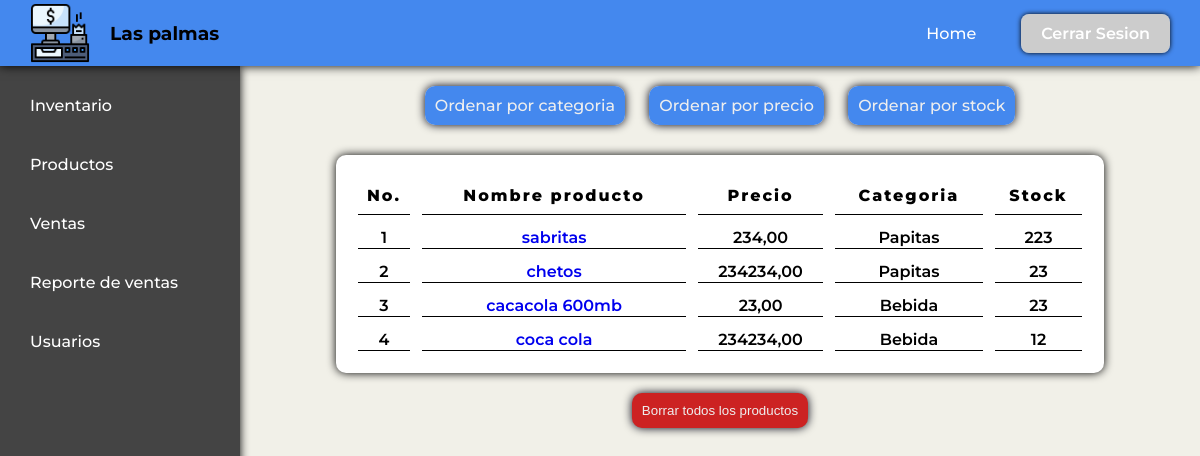
The app's page /inventory/?orden=stock (signed in) with its own data.
### productos/models.py (models this page shows, shortened)
class Producto(models.Model):
    id_unico = models.UUIDField(default=uuid.uuid4, editable=False, unique=True)
    categoria = models.CharField(max_length=100)
    nombre = models.CharField(max_length=200, unique=True)
    precio = models.DecimalField(max_digits=10, decimal_places=2)
    stock = models.IntegerField()
    descripcion = models.TextField(blank=True, null=True)

### core/views.py (the view)
# urls.py: path('inventory/', views.inventory, name='inventory'),
@login_required
def inventory(request):
    orden = request.GET.get('orden', 'nombre')
    if orden == 'precio':
        productos = Producto.objects.all().order_by('precio')  # Orden ascendente
    elif orden == 'categoria':
        productos = Producto.objects.all().order_by('categoria')
    elif orden == 'stock':
        productos = Producto.objects.all().order_by('-stock')  # Orden descendente
    else:
        productos = Producto.objects.all()
    return render(request, 'core/inventory.html', {'productos':productos})

### core/templates/core/inventory.html (shortened to what this page needs)
{% extends 'core/base.html' %}
{% load static %}
{% block css-styles %}
    <link rel="stylesheet" href="{% static 'core/css/inventory-style.css' %}">
{% endblock css-styles %}
{% block content %}
<div class="buttons-container">
  <form action="{% url 'inventory' %}" method="get">
    <a href="?orden=categoria" class="btn-ordenamiento">Ordenar por categoria</a>
    <a href="?orden=precio" class="btn-ordenamiento"> Ordenar por precio</a>
    <a href="?orden=stock" class="btn-ordenamiento">Ordenar por stock</a>
  </form>
</div>
<div class="main-box">
  <div class="table-container">
      <table class="table">
        <thead>
            <tr>
              <th>No.</th>
              <th>Nombre producto</th>
              <th>Precio </th>
              <th>Categoria</th>
              <th>Stock</th>
            </tr>
        </thead>
        <tbody>
          {% for producto in productos %}
            <tr>
              <td>{{ forloop.counter }}</td>
              <td><a href="{% url 'modify_product' producto.id_unico %}">{{producto.nombre}}</a></td>
              <td>{{producto.precio}}</td>
              <td>{{producto.categoria}}</td>
              <td>{{producto.stock}}</td>
            </tr>
          {% endfor %}
        </tbody>
      </table>
    </div>
</div>
<form action="{% url 'delete_all_products' %}" method="post">
  <button type="submit" class="--borrar" >Borrar todos los productos</a>
</form>
{% endblock content %}

### core/static/core/css/base-style.css (style rules this page uses)
body { font-family: "Montserrat",sans-serif; font-weight: 500; box-sizing: border-box; min-height: 100vh; }
body,html { margin: 0; padding: 0; overflow: hidden; }
* { box-sizing: border-box; }

### core/static/core/css/inventory-style.css (style rules this page uses)
body { background-color: #F1F0E8; height: 100%; }
* { box-sizing: border-box; }
.table-container { width: 100%; }
.main-box { display: flex; width: 100%; max-width: 80%; background-color: #fff; margin-top: 40px; box-shadow: 0px 0px 10px #000; border-radius: 10px; margin-bottom: 20px; }
.table { width: 100%; padding: 10px; border-spacing: 12px; }
.table td, th { font-weight: 600; border: none; border-bottom: 1px solid #000; text-align: center; }
th { font-weight: 800; letter-spacing: 2px; }
.table a { text-decoration: none; }
.table th { line-height: 35px; }
.buttons-container { margin: 30px 0px 0px 0px; }
.btn-ordenamiento { padding: 10px; background-color: #48e; outline: none; border-radius: 10px; border: none; box-shadow: 0px 0px 10px #001; margin: 0px 10px; color: #eee; text-decoration: none; }
.--borrar { padding: 10px; background-color: #c22; outline: none; border-radius: 10px; border: none; box-shadow: 0px 0px 10px #001; margin: 0px 10px; color: #eee; text-decoration: none; }

### records on screen
Producto: nombre "sabritas", precio "234,00", categoria "Papitas", stock "223"
Producto: nombre "chetos", precio "234234,00", categoria "Papitas", stock "23"
Producto: nombre "cacacola 600mb", precio "23,00", categoria "Bebida", stock "23"
Producto: nombre "coca cola", precio "234234,00", categoria "Bebida", stock "12"
